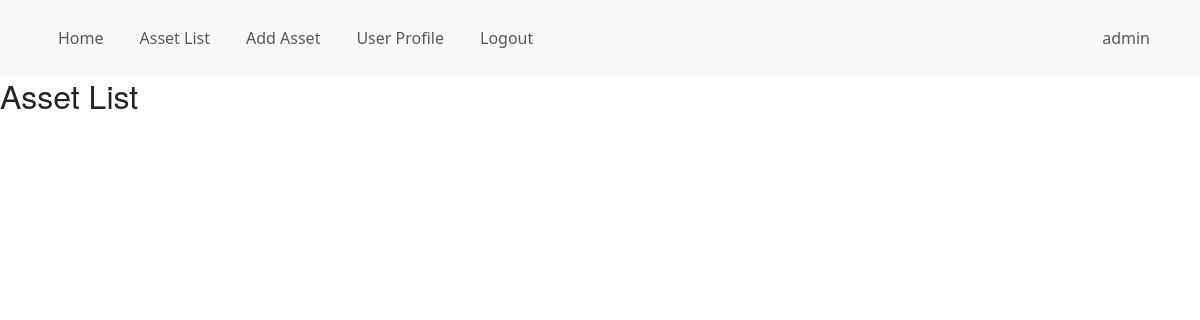
Page /assets/ (signed in) on the earlier database version.
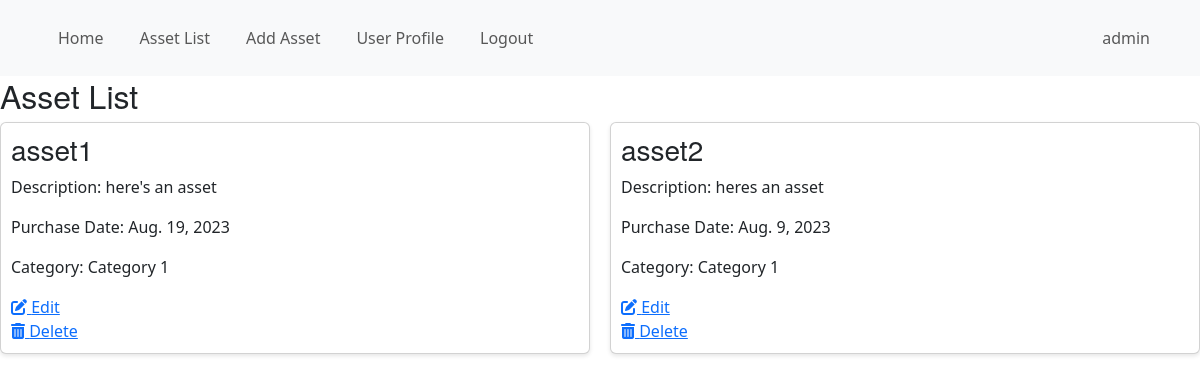
Same page on the later database version.
### asset_management/models.py (models this page shows, shortened)
class Asset(models.Model):
    name = models.CharField(max_length=200)
    description = models.TextField()
    purchase_date = models.DateField()
    category = models.ForeignKey(AssetCategory, on_delete=models.CASCADE)
    class Meta:
        permissions = [
            ("can_view_asset", "Can view asset"),
            ("can_add_asset", "Can add asset"),
            ("can_change_asset", "Can change asset"),
            ("can_delete_asset", "Can delete asset"),
        ]

class AssetCategory(models.Model):
    name = models.CharField(max_length=100)
    description = models.TextField()
    def __str__(self):
        return self.name

### asset_management/views.py (the view)
# urls.py: path('assets/', views.asset_list, name='asset_list'),
@permission_required('asset_management.can_view_asset')
def asset_list(request):
    assets = Asset.objects.all()
    return render(request, 'asset_list.html', {'assets': assets})

### asset_management/templates/asset_list.html (shortened to what this page needs)
{% extends 'base.html' %}
{% block content %}
  <h2>Asset List</h2>
  <div class="asset-cards">
    {% for asset in assets %}
      <div class="card">
        <h3>{{ asset.name }}</h3>
        <p>Description: {{ asset.description }}</p>
        <p>Purchase Date: {{ asset.purchase_date }}</p>
        <p>Category: {{ asset.category }}</p>
        <a href="{% url 'update_asset' asset.id %}"><i class="fas fa-edit"></i> Edit</a>
        {% if user.is_staff %}
          <a href="{% url 'delete_asset' asset.id %}"><i class="fas fa-trash-alt"></i> Delete</a>
        {% endif %}
      </div>
    {% endfor %}
  </div>
{% endblock %}

Differences in the rows shown:
added Asset: name "asset1", description "here's an asset", purchase_date "Aug. 19, 2023", category "Category 1"
added Asset: name "asset2", description "heres an asset", purchase_date "Aug. 9, 2023", category "Category 1"
